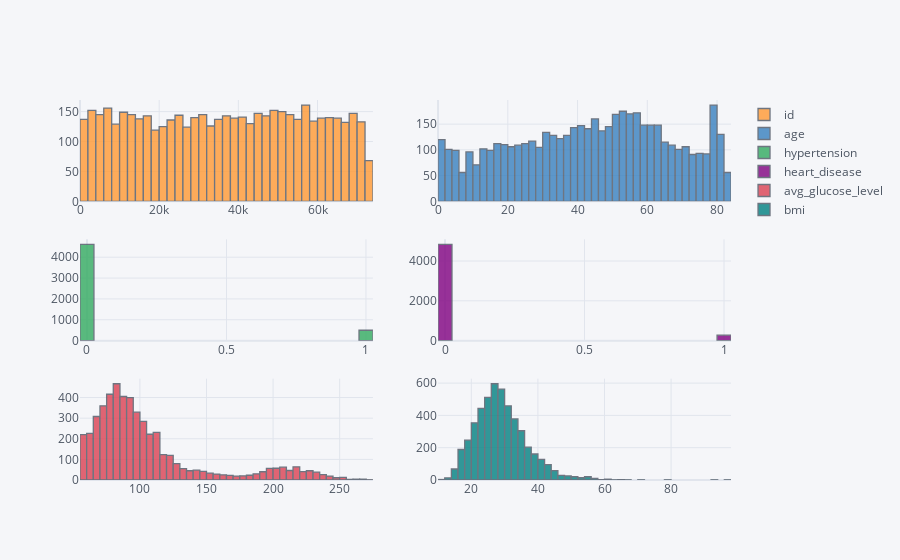

Notebook cell for this chart:
### Code cell
df0[numerical].iplot(kind='histogram',subplots=True,bins=50)

### Figure 1 — Plotly figure (JSON) as saved in the notebook; plotly's stock layout.template omitted (floating-point values rounded to 4 significant figures; data arrays with more than 128 entries replaced by an {"elided": "..."} marker saying what was removed)
{"data": [{"histfunc": "count", "histnorm": "", "marker": {"color": "rgba(255, 153, 51, 1.0)", "line": {"color": "#4D5663", "width": 1.3}}, "name": "id", "nbinsx": 50, "opacity": 0.8, "orientation": "v", "type": "histogram", "x": {"elided": "5110 int values"}, "xaxis": "x", "yaxis": "y"}, {"histfunc": "count", "histnorm": "", "marker": {"color": "rgba(55, 128, 191, 1.0)", "line": {"color": "#4D5663", "width": 1.3}}, "name": "age", "nbinsx": 50, "opacity": 0.8, "orientation": "v", "type": "histogram", "x": {"elided": "5110 float values"}, "xaxis": "x2", "yaxis": "y2"}, {"histfunc": "count", "histnorm": "", "marker": {"color": "rgba(50, 171, 96, 1.0)", "line": {"color": "#4D5663", "width": 1.3}}, "name": "hypertension", "nbinsx": 50, "opacity": 0.8, "orientation": "v", "type": "histogram", "x": {"elided": "5110 int values"}, "xaxis": "x3", "yaxis": "y3"}, {"histfunc": "count", "histnorm": "", "marker": {"color": "rgba(128, 0, 128, 1.0)", "line": {"color": "#4D5663", "width": 1.3}}, "name": "heart_disease", "nbinsx": 50, "opacity": 0.8, "orientation": "v", "type": "histogram", "x": {"elided": "5110 int values"}, "xaxis": "x4", "yaxis": "y4"}, {"histfunc": "count", "histnorm": "", "marker": {"color": "rgba(219, 64, 82, 1.0)", "line": {"color": "#4D5663", "width": 1.3}}, "name": "avg_glucose_level", "nbinsx": 50, "opacity": 0.8, "orientation": "v", "type": "histogram", "x": {"elided": "5110 float values"}, "xaxis": "x5", "yaxis": "y5"}, {"histfunc": "count", "histnorm": "", "marker": {"color": "rgba(0, 128, 128, 1.0)", "line": {"color": "#4D5663", "width": 1.3}}, "name": "bmi", "nbinsx": 50, "opacity": 0.8, "orientation": "v", "type": "histogram", "x": {"elided": "5110 float values"}, "xaxis": "x6", "yaxis": "y6"}], "layout": {"barmode": "overlay", "legend": {"bgcolor": "#F5F6F9", "font": {"color": "#4D5663"}}, "paper_bgcolor": "#F5F6F9", "plot_bgcolor": "#F5F6F9", "title": {"font": {"color": "#4D5663"}}, "xaxis": {"anchor": "y", "domain": [0, 0.45], "gridcolor": "#E1E5ED", "showgrid": true, "tickfont": {"color": "#4D5663"}, "title": {"font": {"color": "#4D5663"}, "text": ""}, "zerolinecolor": "#E1E5ED"}, "xaxis2": {"anchor": "y2", "domain": [0.55, 1], "gridcolor": "#E1E5ED", "showgrid": true, "tickfont": {"color": "#4D5663"}, "title": {"font": {"color": "#4D5663"}, "text": ""}, "zerolinecolor": "#E1E5ED"}, "xaxis3": {"anchor": "y3", "domain": [0, 0.45], "gridcolor": "#E1E5ED", "showgrid": true, "tickfont": {"color": "#4D5663"}, "title": {"font": {"color": "#4D5663"}, "text": ""}, "zerolinecolor": "#E1E5ED"}, "xaxis4": {"anchor": "y4", "domain": [0.55, 1], "gridcolor": "#E1E5ED", "showgrid": true, "tickfont": {"color": "#4D5663"}, "title": {"font": {"color": "#4D5663"}, "text": ""}, "zerolinecolor": "#E1E5ED"}, "xaxis5": {"anchor": "y5", "domain": [0, 0.45], "gridcolor": "#E1E5ED", "showgrid": true, "tickfont": {"color": "#4D5663"}, "title": {"font": {"color": "#4D5663"}, "text": ""}, "zerolinecolor": "#E1E5ED"}, "xaxis6": {"anchor": "y6", "domain": [0.55, 1], "gridcolor": "#E1E5ED", "showgrid": true, "tickfont": {"color": "#4D5663"}, "title": {"font": {"color": "#4D5663"}, "text": ""}, "zerolinecolor": "#E1E5ED"}, "yaxis": {"anchor": "x", "domain": [0.7333, 1], "gridcolor": "#E1E5ED", "showgrid": true, "tickfont": {"color": "#4D5663"}, "title": {"font": {"color": "#4D5663"}, "text": ""}, "zerolinecolor": "#E1E5ED"}, "yaxis2": {"anchor": "x2", "domain": [0.7333, 1], "gridcolor": "#E1E5ED", "showgrid": true, "tickfont": {"color": "#4D5663"}, "title": {"font": {"color": "#4D5663"}, "text": ""}, "zerolinecolor": "#E1E5ED"}, "yaxis3": {"anchor": "x3", "domain": [0.3667, 0.6333], "gridcolor": "#E1E5ED", "showgrid": true, "tickfont": {"color": "#4D5663"}, "title": {"font": {"color": "#4D5663"}, "text": ""}, "zerolinecolor": "#E1E5ED"}, "yaxis4": {"anchor": "x4", "domain": [0.3667, 0.6333], "gridcolor": "#E1E5ED", "showgrid": true, "tickfont": {"color": "#4D5663"}, "title": {"font": {"color": "#4D5663"}, "text": ""}, "zerolinecolor": "#E1E5ED"}, "yaxis5": {"anchor": "x5", "domain": [0, 0.2667], "gridcolor": "#E1E5ED", "showgrid": true, "tickfont": {"color": "#4D5663"}, "title": {"font": {"color": "#4D5663"}, "text": ""}, "zerolinecolor": "#E1E5ED"}, "yaxis6": {"anchor": "x6", "domain": [0, 0.2667], "gridcolor": "#E1E5ED", "showgrid": true, "tickfont": {"color": "#4D5663"}, "title": {"font": {"color": "#4D5663"}, "text": ""}, "zerolinecolor": "#E1E5ED"}}}
